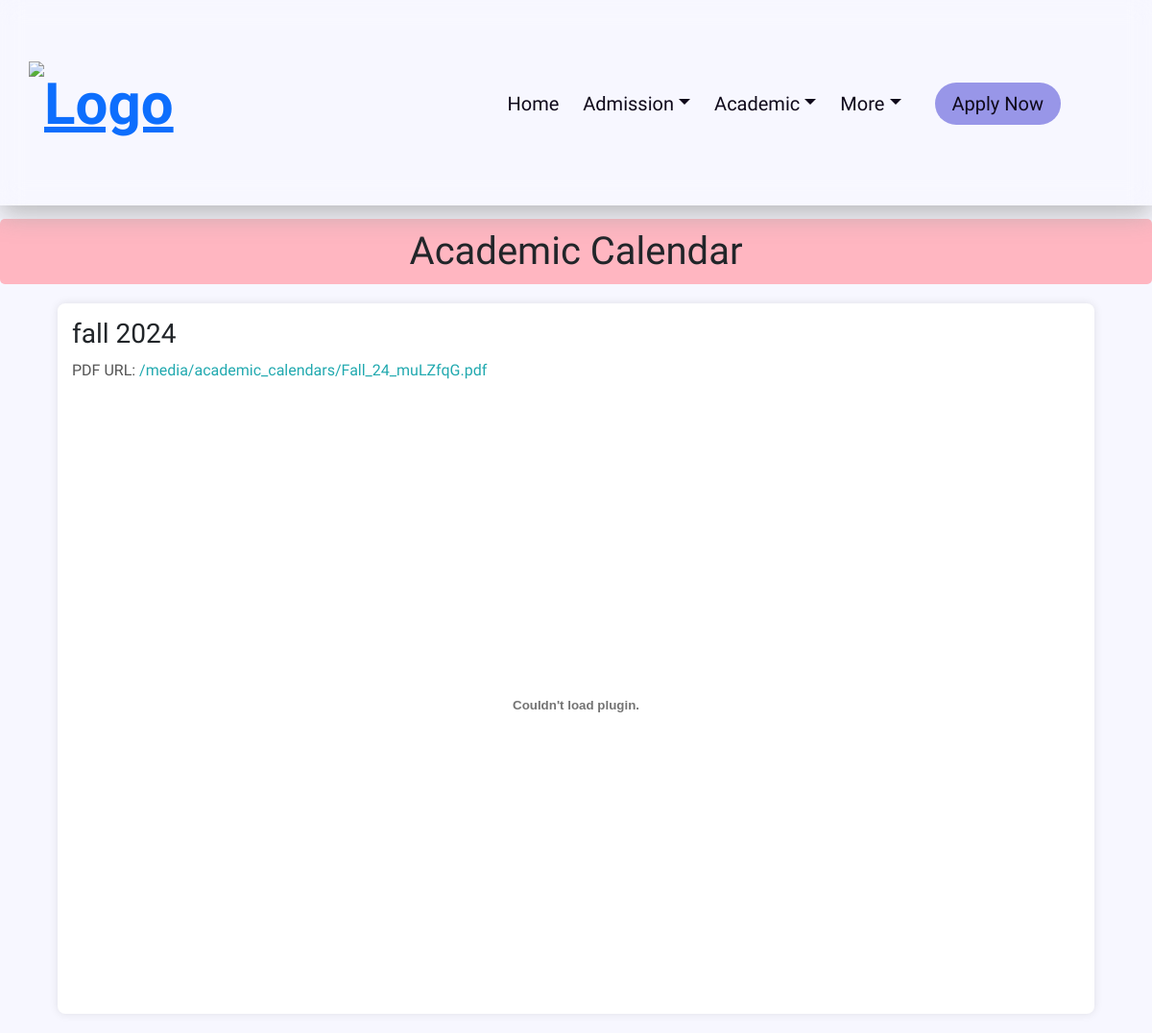
Page /aca/academic-calendar/ on the committed database.
### academics/models.py (models this page shows, shortened)
class AcademicCalendar(models.Model):
    title = models.CharField(max_length=255)
    pdf_file = models.FileField(upload_to='academic_calendars/')

### academics/views.py (the view)
# urls.py: path('academic-calendar/', views.academic_calendar_view, name='academic_calendar_view'),
def academic_calendar_view(request):
    calendars = AcademicCalendar.objects.all()
    return render(request, 'files/academic_calendar.html', {
        'calendars': calendars
    })

### templates/files/academic_calendar.html (shortened to what this page needs)
{% extends 'base.html' %}
{% load static %}
{% block content %}
    <h1>Academic Calendar</h1>
    {% if calendars %}
        {% for calendar in calendars %}
            <div class="pdf-container">
                <h3>{{ calendar.title }}</h3>
                <p>PDF URL: <a href="{{ calendar.pdf_file.url }}" target="_blank">{{ calendar.pdf_file.url }}</a></p>
                <embed src="{{ calendar.pdf_file.url }}" type="application/pdf" width="100%" height="600px" />
            </div>
        {% endfor %}
    {% else %}
        <p class="no-results">No academic calendar available.</p>
    {% endif %}
{% endblock %}

### static/css/base.css (style rules this page uses)
:root { --primary-color: #9896e8; --bg-color: #f7f7ff; --bg-shade: rgba(0, 0, 0, 0.03); --txt-color: #0f091a; --shadow-color: rgba(170, 170, 170, 0.78); --secondary-color: rgba(181, 181, 238, 0.39); transition: background-color 0.3s ease-in-out, color 0.3s ease-in-out, border-color 0.3s ease-in-out; }
* { box-sizing: border-box; margin: 0; padding: 0; font-family: 'Lexend', sans-serif; transition: background-color 0.3s ease-in-out, color 0.3s ease-in-out, border-color 0.3s ease-in-out, box-shadow 0.3s ease-in-out; }
body { background-color: var(--bg-color); --header-color: var(--primary-color); }
p { font-size: 16px; line-height: 1.6; color: var(--txt-color); }

### static/css/global.css (style rules this page uses)
body { font-family: 'Lexend', sans-serif; background-size: 400% 400%; margin: 0; }

### templates/files/academic_calendar.html (style rules this page uses)
body { font-family: Arial, sans-serif; background-color: #f4f4f9; margin: 0; padding: 0; color: #333; }
h1 { text-align: center; color: #8B0000; background-color: #FFB6C1; font-size: 3em; padding: 10px; border-radius: 5px; margin-top: 50px; }
.pdf-container { margin: 20px auto; background-color: #fff; box-shadow: 0 0 10px rgba(0, 0, 0, 0.1); border-radius: 8px; padding: 15px; width: 90%; max-width: 1100px; }
.pdf-container p { font-size: 1em; color: #555; }
.pdf-container a { color: #21a9af; text-decoration: none; }
embed { border: none; width: 100%; height: 600px; border-radius: 8px; margin-top: 20px; }

### rows in the picture
AcademicCalendar: title "fall 2024", pdf_file "/media/academic_calendars/Fall_24_muLZfqG.pdf"
